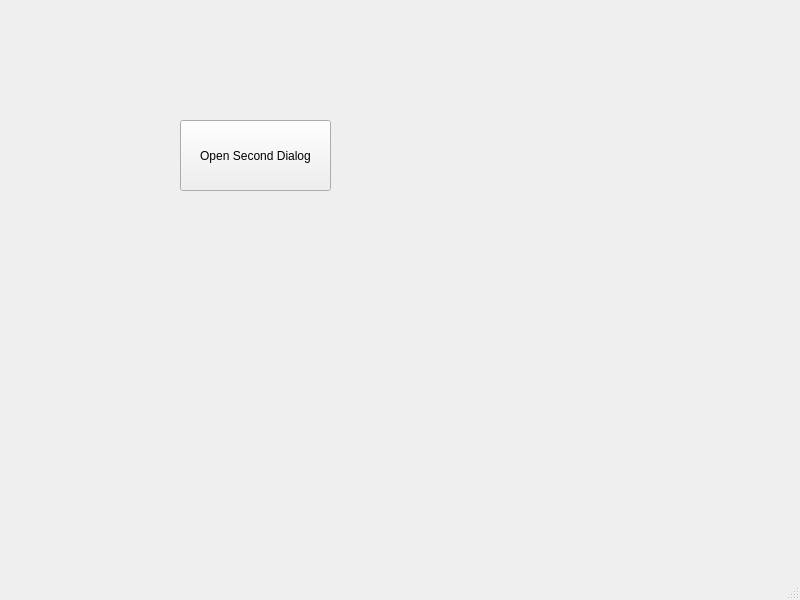
<?xml version="1.0" encoding="UTF-8"?>
<ui version="4.0">
 <class>MainWindow</class>
 <widget class="QMainWindow" name="MainWindow">
  <property name="geometry">
   <rect>
    <x>0</x>
    <y>0</y>
    <width>800</width>
    <height>600</height>
   </rect>
  </property>
  <property name="windowTitle">
   <string>MainWindow</string>
  </property>
  <widget class="QWidget" name="centralwidget">
   <widget class="QPushButton" name="pushButton">
    <property name="geometry">
     <rect>
      <x>180</x>
      <y>120</y>
      <width>151</width>
      <height>71</height>
     </rect>
    </property>
    <property name="text">
     <string>Open Second Dialog</string>
    </property>
   </widget>
  </widget>
  <widget class="QMenuBar" name="menubar">
   <property name="geometry">
    <rect>
     <x>0</x>
     <y>0</y>
     <width>800</width>
     <height>22</height>
    </rect>
   </property>
  </widget>
  <widget class="QStatusBar" name="statusbar"/>
 </widget>
 <resources/>
 <connections/>
</ui>
